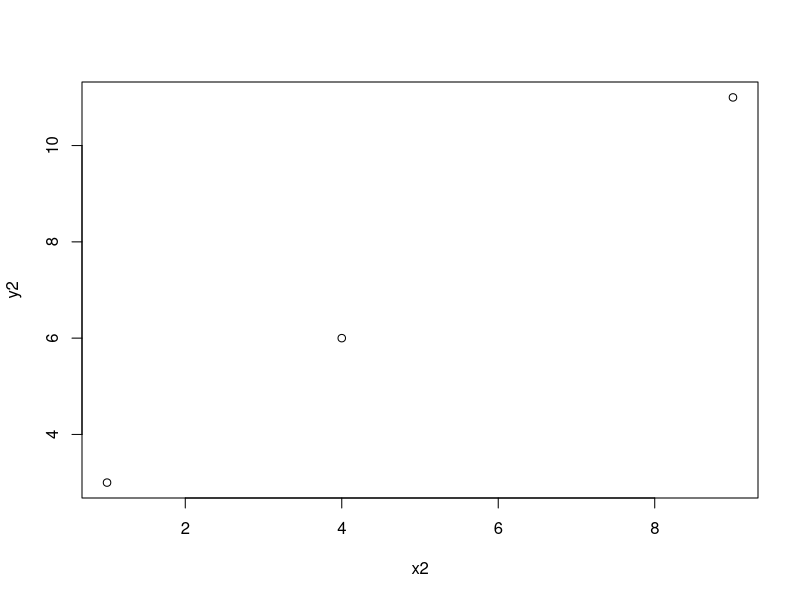
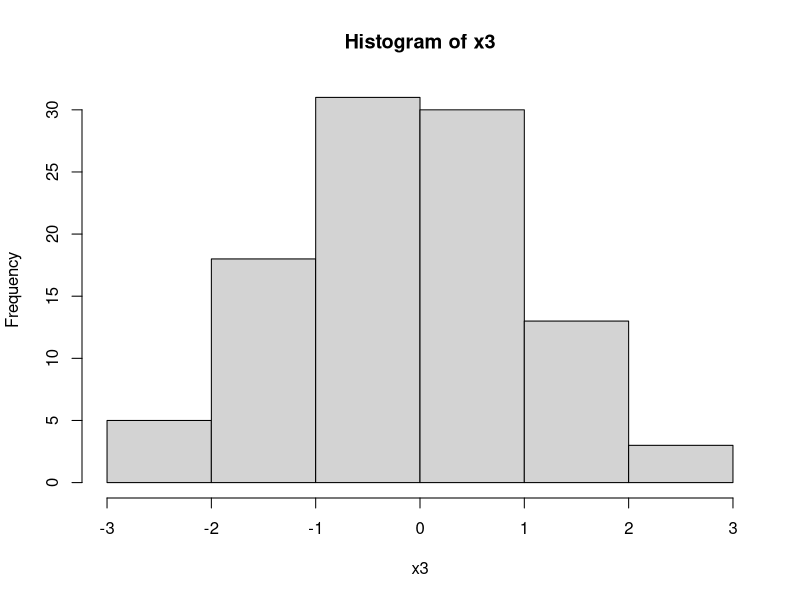
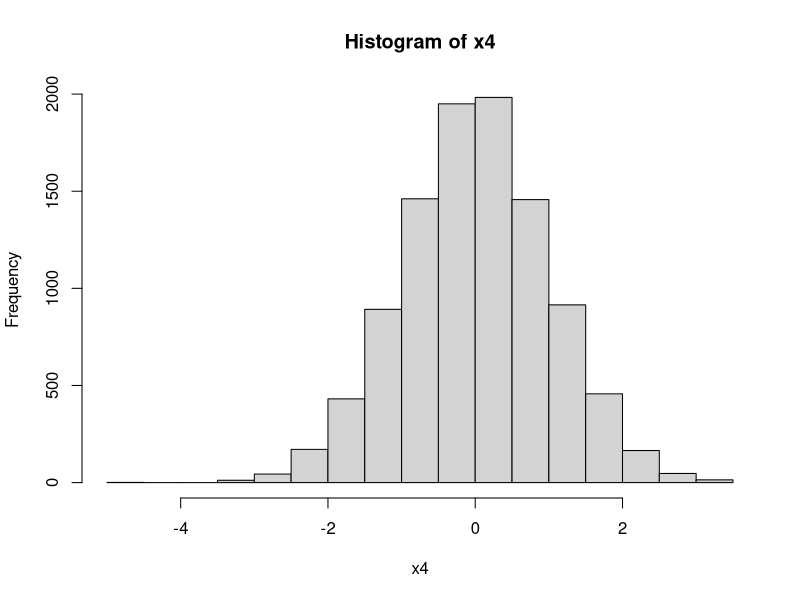

The R source for these figures, in order:
# lec1_3.r 
# Basic operations
  
  x2<-c(1,4,9)
  sqrt(x2)
  min(x2)
  max(x2)
  mean(x2)
  
  y2=2+x2
  
  plot(x2, y2)
  
  # functions
  
  log10(10)
  log(10)
  exp(10)
  
  sin(pi/2)
  
  # list 
  ls()
  
  # remove object
  x1 <- c(1,2,3)
  rm(x1)
  
  # change to lower or upper case for variable (name)
  
  c1 <- "MiXeD cAsE 123"
  tolower(c1)
  toupper(c1)
  
  # generating data from distributions
  # 100 values from normal distribution with mean=0, sd=1
  x3<-rnorm(100)
  # head(x3)
  mean(x3)
  sd(x3)
  min(x3)
  max(x3)
  
  hist(x3)
  
  # 10000 values from normal distribution with mean=0, sd=1
  x4<-rnorm(10000)
  mean(x4)
  sd(x4)
  
  hist(x4)
  


  